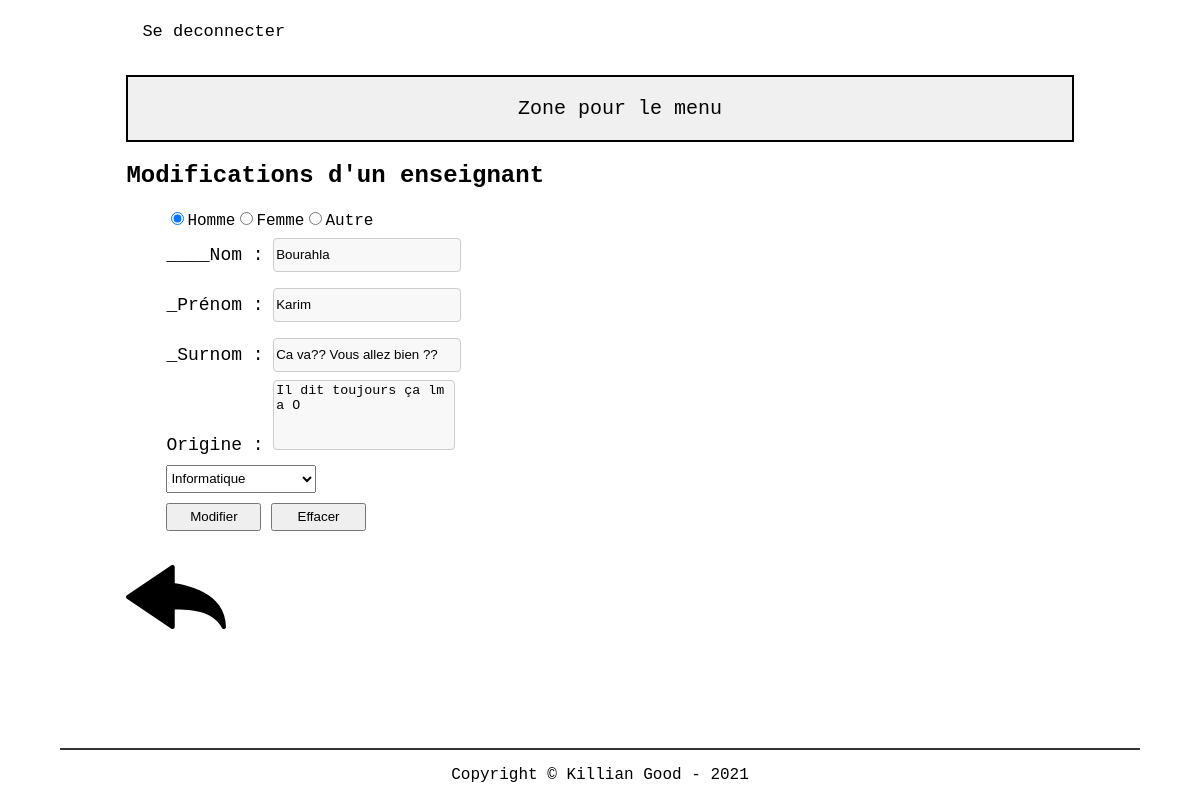
The page /src/php/editTeacher.php?idTeacher=1 (signed in) on the database its author committed.
### tables this page shows
CREATE TABLE t_teacher(
	idTeacher int AUTO_INCREMENT PRIMARY KEY,
	teaFirstname varchar(50) NOT NULL,
	teaName varchar(50) NOT NULL,
	teaGender char(1) NOT NULL,
	teaNickname varchar(100) NOT NULL,
	teaOrigin varchar(255) NOT NULL);

### src/php/util.php (called while the page is built)
<?php
function isLogged() {
    if(isset($_SESSION['username'])) {
        return true;
    }
    return false;
}
function isAdmin() {
    if(isLogged()) {
        if(isset($_SESSION['username']) && $_SESSION['isAdmin'] == 1) {
            return true;
        }
    }
    return false;
}
?>

### src/php/lib/database.php (called while the page is built, shortened)
<?php
 class Database {
    private $connector;
    public function __construct(){
    try{
        $this->connector = new PDO("mysql:host=localhost;dbname=db_nickname_kilgood;charset=utf8", "dbNicknameUser", "grp2B_21");
        }
        catch(PDOException $e)
        {
            die("<h1>Impossible de se connecter à la base de données</h1> erreur :". $e->getMessage());
        }
    }
    private function querySimpleExecute($query){
        $req = $this->connector->query($query);
        return $req;
    }
    private function queryPrepareExecute($query, $binds){
        $req = $this->connector->prepare($query);
        foreach($binds as $bind){
            $req->bindValue($bind['field'], $bind['value'], $bind['type']);
        }
        $req->execute();
        return $req;
    }
    private function formatData($req){
        $results = $req->fetchALL(PDO::FETCH_ASSOC);
        return $results;
    }
    public function getAllSections(){
        $query = "SELECT * FROM t_section";
        $reqExecuted = $this->querySimpleExecute($query);
        $results = $this->formatData($reqExecuted);
        return $results;
    }
    public function getOneTeacher($id){
        $query = "SELECT * FROM t_teacher WHERE idTeacher = :id";
        $binds = array(
            0 => array(
                'field' => ':id',
                'value' => $id,
                'type' => PDO::PARAM_INT
            )
        );
        $reqExecuted = $this->queryPrepareExecute($query, $binds);
        $results = $this->formatData($reqExecuted);
        return $results;
    }
}
?>

### src/php/editTeacher.php (the view, shortened to what this page needs)
<?php
require "header.php";
$id = $_GET["idTeacher"];
$teachers = $db->getOneTeacher($id);
$sections = $db->getAllSections();
?>
<?php if(isLogged() && (isAdmin())): ?>
<?php foreach($teachers as $teacher): ?>
<form method="POST" action="editTeacher.php?idTeacher=<?= $teacher["idTeacher"]; ?>">
    <h2>Modifications d'un enseignant</h2>
    <ul>
        <li>
        <?php
            if ($teacher["teaGender"] == "M")
            {
                echo '<input type="radio" name="gender" id="man" value="M" checked>Homme';
                echo '<input type="radio" name="gender" id="woman" value="W">Femme';
                echo  '<input type="radio" name="gender" id="other" value="O">Autre';
            }
            ?>
        </li>
        <div class="aeratext">
            <li>
                <label for="name">____Nom :</label>
                <input type="text" name="name" id="name" value="<?= $teacher["teaName"] ?>">
            </li>
            <li>
                <label for="surname">_Prénom :</label>
                <input type="text" name="surname" id="surname" value="<?= $teacher["teaFirstname"] ?>">
            </li>
            <li>
                <label for="nickname">_Surnom :</label>
                <input type="text" name="nickname" id="nickname" value="<?= $teacher["teaNickname"] ?>">
            </li>
        </div>
        <li>
        <label for="origin">Origine :</label>
        <textarea id="origin" name="origin"><?= $teacher["teaOrigin"] ?></textarea>
        </li>
        <li>
        <select name="section" id="section">
            <?php foreach($sections as $section) : ?>
                <option name="section" value="<?= $section["idSection"]; ?>"><?= $section["secName"]; ?></option>
            <?php endforeach; ?>
    </select>
        </li>
        <li>
           <div class="btnAdding">
                <input type="submit" id="btnSubmit" name="btnSubmit" value="Modifier" />
                <button type="reset" id="btnDelete" name="btnDelete">Effacer</button>
            </div>
        </li>
    </ul>
</form>
<?php endforeach; ?>
<div class="test">
    <a href="index.php"><img width="100px" src="../../userContent/backArrow.svg"></img></a>
</div>
            <?php endif; ?>
<?php require "footer.php";?>

### resources/css/style.css (style rules this page uses)
html { font-family: 'Courier New', Courier, monospace; }
li { list-style-type: none; }
select { width: 150px; height: 28px; margin: 10px 0 10px; }
.aeratext input { width: 20%; height: 30px; margin: 8px 0; display: inline-block; border: 1px solid #ccc; border-radius: 4px; background-color: #f8f8f8; }
label { font-size: 18px; }
textarea { width: 20%; height: 70px; box-sizing: border-box; border: 1px solid #ccc; border-radius: 4px; background-color: #f8f8f8; resize: none; }
#btnSubmit, #btnDelete { width: 95px; height: 28px; }

### rows shown on the page
t_teacher: name "Bourahla", surname "Karim", nickname "Ca va?? Vous allez bien ??", origin "Il dit toujours ça lm a O"

### other values the page prints
form field section "Informatique"
